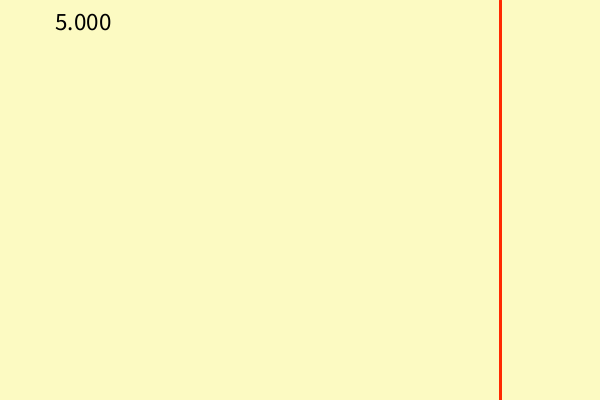
Frame 1 (no input)
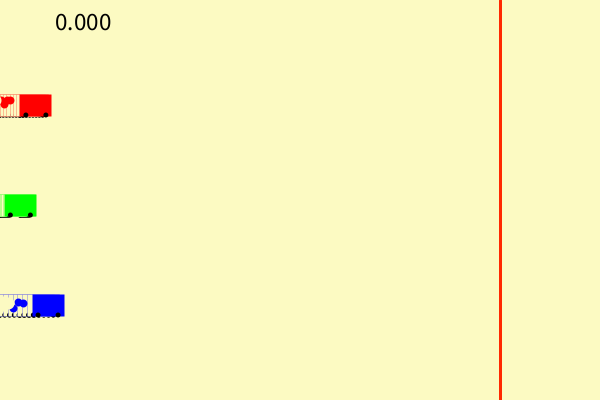
Frame 60 (the mouse pressed at the canvas centre just before this capture)
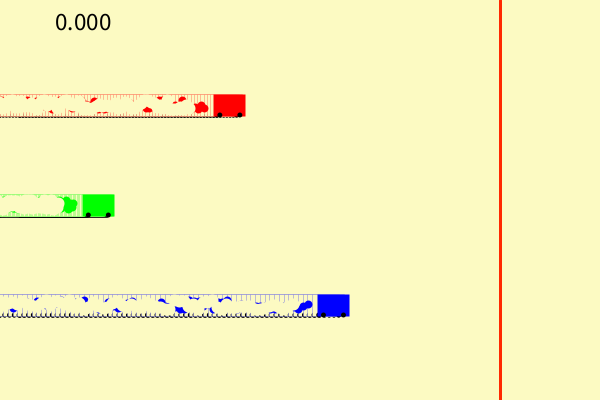
Frame 120 (the mouse held since frame 60 and released just before this capture)

The Processing sketch that drew these frames (run headless with seeded random() and noise(); from frame 60 on, the mouse is pressed at the canvas centre):

// Processing sketch: processing_68668
// ── processing_68668.pde

float car1_speed = random(5);
float car2_speed = random(5);
float   car3_speed = random(5);
float timer=5;
float speed2;
float speed1;
float speed3;
float norm_x = 0;

void setup()
{
  size(600, 400);

  ellipseMode(CENTER);
  background(#FCFAC2);
  //Finish Line Stopper
  strokeWeight(3);
  stroke(255, 40, 0);
  line(500, 0, 500, 500);
  strokeWeight(1);
}
void draw()
{
  if (timer>=0) {
     noStroke();
    fill(#FCFAC2);
    rect(50,0,150,50);
     fill(0);
    textSize(25);
    text(timer, 50, 30);
    timer-=0.1;
  
  }
  else {

    float rand1=random(100, 110);
    float rand2=random(200, 210);
    float rand3=random(300, 310);
    //ERASING CARS

    draw_car(speed1, 100, #FCFAC2);  
    draw_car(speed2, 200, #FCFAC2);  
    draw_car(speed3, 300, #FCFAC2);  

    //Speeds
    speed1=norm_x * car1_speed;
    speed2=norm_x * car2_speed;
    speed3=norm_x * car3_speed;


    //Flames
    draw_flames(rand1, speed1, #FF0000);
    draw_flames(rand2, speed2, #00FF00);
    draw_flames(rand3, speed3, #0000FF);
    //Cars
    draw_car(speed1, 100, #FF0000);    // red car

    draw_car(speed2, 200, #00FF00);    // blue car

    draw_car(speed3, 300, #0000FF);    // green car



    if (speed1>=500||speed2>=500||speed3>=500) {
      norm_x=norm_x+0;
    }
    else {
      norm_x = norm_x + 1;
    }
    if (speed1>=500) {
      textSize(25);
      text("Red Wins!", width/2-40, 30);
    }
    if (speed2>=500) {
      textSize(25);
      text("Green Wins!", width/2-40, 30);
    }
    if (speed3>=500) {
      textSize(25);
      text("Blue Wins!", width/2-40, 30);
    }
  }
}

void draw_car(float x, float y, color carcolor)
{
  stroke(carcolor);
  fill(carcolor);
  rect(x, y, 20, 10);
  fill(0);

  noStroke();

  ellipse(x, y+15, 5, 5);
  ellipse(x+20, y+15, 5, 5);


  // Draw a car at location(x,y)
}
void erase_tires(float x, float y) {
}
void draw_flames(float y1, float car, color col) {

  strokeWeight(8);
  stroke(col); //trail stuff for car 1 vvv
  point(car-15, y1);
  strokeWeight(12);
  stroke(#FCFAC2);
  point(car-30, y1);
}
